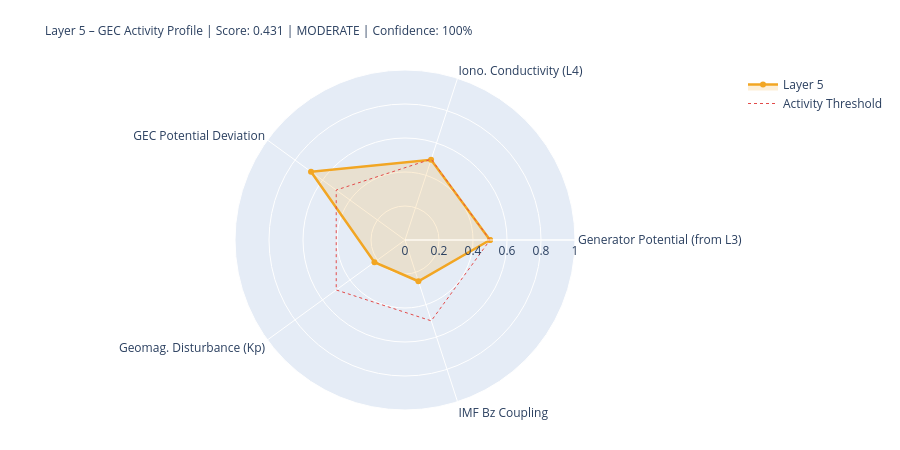

The cell this chart's notebook holds for it:
### Markdown cell above
---
## 5. State Assessment & Handoff to Layer 6

### Code cell
# ============================================================
# LAYER-5-SCORE
# ============================================================

# Components
# 1) Generator activity (Layer-3-driven)
gen_score = norm(generator_strength, 0.3, 2.0)
gen_src   = 'from_layer3' if l3_thunder_score is not None else 'estimated'

# 2) Ionospheric conductivity (Layer-4-driven)
iono_score = norm(iono_cond_factor, 0.7, 1.4)
iono_src   = 'from_layer4' if l4_ioniz is not None else 'estimated'

# 3) GEC potential deviation from reference
pot_score = norm(abs(delta_V_pct), 0, 30)  # 0 = at reference, 1 = 30% deviation
pot_src   = 'derived'

# 4) Geomagnetic disturbance (Kp) – modulates vertical currents
kp_score = norm(kp_val, 0, 9)
kp_src   = 'primary' if kp_now is not None else 'from_layer4'

# 5) IMF Bz coupling (southward = stronger M-I coupling → GEC influence)
bz_score = norm(-(bz_now or 0), -5, 30) if bz_now is not None else None
bz_src   = 'primary' if bz_now is not None else 'missing'

COMPONENTS = {
    'Generator Potential (from L3)':  {'score': gen_score,   'source': 'derived_from_layer3', 'dynamic': True},
    'Iono. Conductivity (L4)':      {'score': iono_score,  'source': iono_src, 'dynamic': True},
    'GEC Potential Deviation':      {'score': pot_score,   'source': pot_src,  'dynamic': True},
    'Geomag. Disturbance (Kp)':         {'score': kp_score,    'source': kp_src,   'dynamic': True},
    'IMF Bz Coupling':               {'score': bz_score,    'source': bz_src,   'dynamic': True},
}

available   = {k: v['score'] for k, v in COMPONENTS.items() if v['score'] is not None}
unavailable = [k for k, v in COMPONENTS.items() if v['score'] is None]
layer5_score = round(sum(available.values()) / len(available), 4) if available else None
confidence   = round(len(available) / len(COMPONENTS), 2)
level = ('unknown' if layer5_score is None
         else 'quiet'   if layer5_score < 0.3
         else 'moderate' if layer5_score < 0.6
         else 'active')
dominant_l5 = max(available, key=available.get) if available else 'none'

# Kp consistency: separate 1-min raw value from score value
kp_1m_raw   = kp_now          # directly from API (can be 0.0 during live measurement)
kp_for_score = kp_val          # from Layer-0 context or estimated value if needed
kp_score_src = kp_src

W = 68
print('=' * W)
print('LAYER 5 – GLOBAL ELECTRIC CIRCUIT – STATE ASSESSMENT')
print('=' * W)
for name, comp in COMPONENTS.items():
    s = comp['score']
    if s is not None:
        bar = '█' * int(s*20) + '░' * (20-int(s*20))
        print(f'  {name:<34} {bar}  {s:.3f}  [{comp["source"]}]')
    else:
        print(f'  {name:<34} {"─"*20}  n/a   [missing]')
print('-' * W)
print(f'  Score:         {layer5_score:.3f}  ({len(available)}/{len(COMPONENTS)} components)')
print(f'  Confidence:    {confidence:.0%}')
print(f'  Level:         {level.upper()}')
print(f'  Dominant:      {dominant_l5}')
print(f'  V_iono:        {V_iono_mod:.1f} kV  (Δ {delta_V_pct:+.1f}% vs. Ref)')
print(f'  I_total:       {I_total_mod:.1f} A   (Δ {delta_I_pct:+.1f}% vs. Ref)')
print('=' * W)

# Radar
cats   = list(available.keys())
vals_r = list(available.values())
if len(cats) >= 3:
    fig = go.Figure()
    fig.add_trace(go.Scatterpolar(
        r=vals_r + [vals_r[0]], theta=cats + [cats[0]],
        fill='toself', fillcolor='rgba(242,166,35,0.18)',
        line=dict(color='#F2A623', width=2.5), name='Layer 5'
    ))
    fig.add_trace(go.Scatterpolar(
        r=[0.5]*(len(cats)+1), theta=cats+[cats[0]],
        line=dict(color='#E24B4A', dash='dot', width=1),
        mode='lines', name='Activity Threshold'
    ))
    fig.update_layout(
        title=dict(
            text=f'Layer 5 – GEC Activity Profile | Score: {layer5_score:.3f} | {level.upper()} | Confidence: {confidence:.0%}',
            font=dict(size=12)
        ),
        polar=dict(radialaxis=dict(visible=True, range=[0,1])),
        height=450, showlegend=True,
        margin=dict(l=80, r=80, t=70, b=40)
    )
    fig.show()

### Figure 1 — Plotly figure (JSON) as saved in the notebook; plotly's stock layout.template omitted (floating-point values rounded to 4 significant figures)
{"data": [{"fill": "toself", "fillcolor": "rgba(242,166,35,0.18)", "line": {"color": "#F2A623", "width": 2.5}, "name": "Layer 5", "r": [0.5, 0.4963, 0.6833, 0.2222, 0.2551, 0.5], "theta": ["Generator Potential (from L3)", "Iono. Conductivity (L4)", "GEC Potential Deviation", "Geomag. Disturbance (Kp)", "IMF Bz Coupling", "Generator Potential (from L3)"], "type": "scatterpolar"}, {"line": {"color": "#E24B4A", "dash": "dot", "width": 1}, "mode": "lines", "name": "Activity Threshold", "r": [0.5, 0.5, 0.5, 0.5, 0.5, 0.5], "theta": ["Generator Potential (from L3)", "Iono. Conductivity (L4)", "GEC Potential Deviation", "Geomag. Disturbance (Kp)", "IMF Bz Coupling", "Generator Potential (from L3)"], "type": "scatterpolar"}], "layout": {"height": 450, "margin": {"b": 40, "l": 80, "r": 80, "t": 70}, "polar": {"radialaxis": {"range": [0, 1], "visible": true}}, "showlegend": true, "title": {"font": {"size": 12}, "text": "Layer 5 – GEC Activity Profile | Score: 0.431 | MODERATE | Confidence: 100%"}}}
